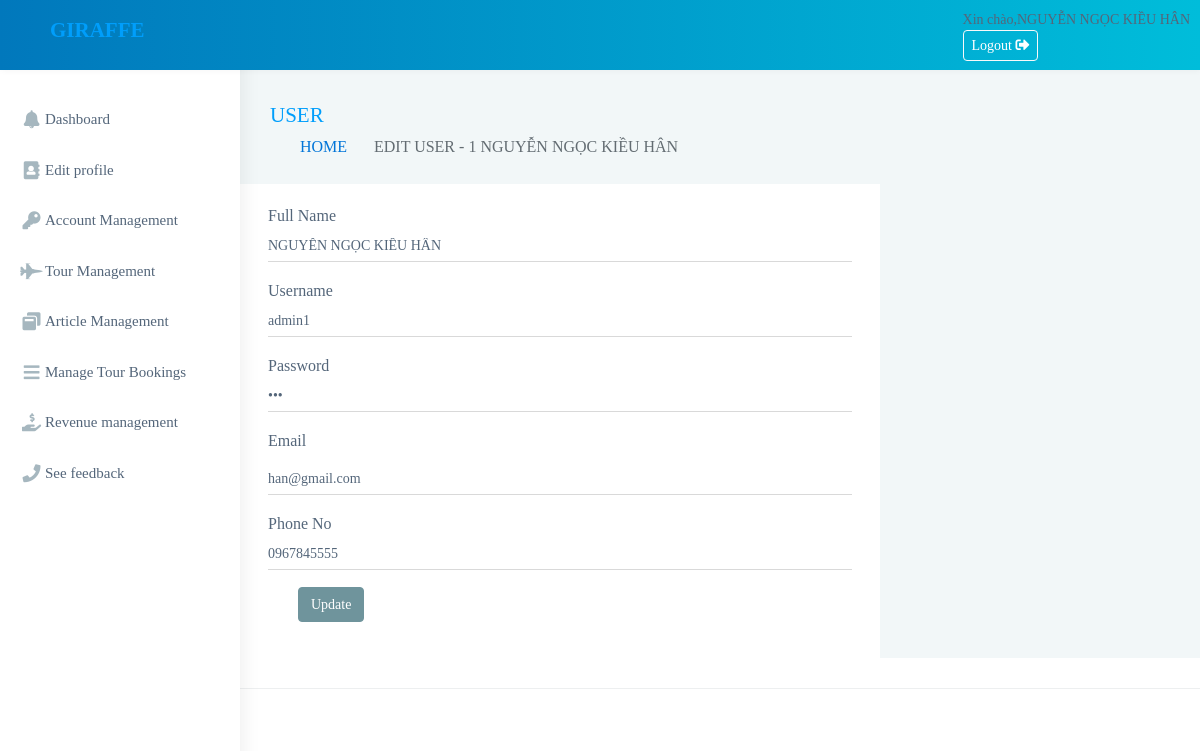
The app's page /admin/qtv/suaNguoidung.php?NDID=1 (signed in) with its own data.
### tables this page shows
CREATE TABLE `nguoidung` (
  `ND_MA` int(11) NOT NULL,
  `ND_HOTEN` varchar(150) NOT NULL,
  `ND_EMAIL` varchar(150) NOT NULL,
  `ND_SDT` varchar(10) NOT NULL,
  `ND_USERNAME` varchar(150) NOT NULL,
  `ND_PASSWORD` varchar(150) NOT NULL
);

### admin/qtv/suaNguoidung.php (the view, shortened to what this page needs)
<?php
include('header.php');
require 'connect.php';
?>
<div class="page-wrapper">
    <?php
    $stmt = $conn->prepare("SELECT * FROM nguoidung WHERE ND_MA = ?");
    $stmt->bind_param("i", $_GET["NDID"]);
    $stmt->execute();
    $result = $stmt->get_result();
    if ($result->num_rows > 0) {
        $row = $result->fetch_assoc();
        $NDID = $row["ND_MA"];
        $ND_HOTEN = $row["ND_HOTEN"];
        $ND_EMAIL = $row["ND_EMAIL"];
        $ND_SDT = $row["ND_SDT"];
        $ND_USERNAME = $row["ND_USERNAME"];
        $ND_PASSWORD = $row["ND_PASSWORD"];
    } else {
        echo "Không tìm thấy thông tin người dùng.";
        exit();
    }
    ?>
    <div class="page-breadcrumb">
        <div class="row align-items-center">
            <div class="col-md-6 col-8 align-self-center">
                <h3 class="page-title mb-0 p-0">USER</h3>
                <div class="d-flex align-items-center">
                    <nav aria-label="breadcrumb">
                        <ol class="breadcrumb">
                            <li class="breadcrumb-item"><a href="#">HOME</a></li>
                            <li class="breadcrumb-item active" aria-current="page">EDIT USER - <?php echo $NDID; ?>
                                <?php echo $ND_HOTEN; ?></li>
                        </ol>
                    </nav>
                </div>
            </div>
        </div>
    </div>
    <div class="col-lg-8 col-xlg-9 col-md-7">
        <div class="card">
            <div class="card-body">
                <form action="upNguoidung.php" method="POST" class="form-horizontal form-material mx-2"
                    enctype="multipart/form-data">
                    <div class="form-group">
                        <label class="col-md-12 mb-0">Full Name</label>
                        <div class="col-md-12">
                            <input type="text" name="ND_HOTEN" id="ND_HOTEN" class="form-control ps-0 form-control-line"
                                value="<?php echo $ND_HOTEN; ?>" required>
                        </div>
                    </div>
                    <div class=" form-group">
                        <label class="col-md-12 mb-0">Username</label>
                        <div class="col-md-12">
                            <input type="text" name="ND_USERNAME" id="ND_USERNAME" value="<?php echo $ND_USERNAME; ?>"
                                class="form-control ps-0 form-control-line" required>
                        </div>
                    </div>
                    <div class="form-group">
                        <label class="col-md-12 mb-0">Password</label>
                        <div class="col-md-12">
                            <input type="password" name="ND_PASSWORD" id="ND_PASSWORD"
                                value="<?php echo $ND_PASSWORD; ?>" class="form-control ps-0 form-control-line"
                                placeholder="Nhập mật khẩu tại đây" required>
                        </div>
                    </div>
                    <div class="form-group">
                        <label for="example-email" class="col-md-12">Email</label>
                        <div class="col-md-12">
                            <input type="email" name="ND_EMAIL" value="<?php echo $ND_EMAIL; ?>"
                                class="form-control ps-0 form-control-line" id="ND_EMAIL" required>
                        </div>
                    </div>
                    <div class="form-group">
                        <label class="col-md-12 mb-0">Phone No</label>
                        <div class="col-md-12">
                            <input type="text" name="ND_SDT" value="<?php echo $ND_SDT; ?>"
                                class="form-control ps-0 form-control-line" required>
                        </div>
                    </div>
                    <div class="form-group">
                        <div class="col-sm-12 d-flex">
                            <button type="submit" name="submit"
                                class="btn btn-success mx-auto mx-md-0 text-white">Update</button>
                        </div>
                    </div>
                </form>
            </div>
        </div>
    </div>
</div>
<?php
include('footer.php');
?>

### records on screen
nguoidung: ND_MA "1", ND_HOTEN "NGUYỄN NGỌC KIỀU HÂN", ND_USERNAME "admin1", ND_EMAIL "han@gmail.com", ND_SDT "0967845555"

### other values on screen
$_SESSION["ND_HOTEN"] "NGUYỄN NGỌC KIỀU HÂN"
